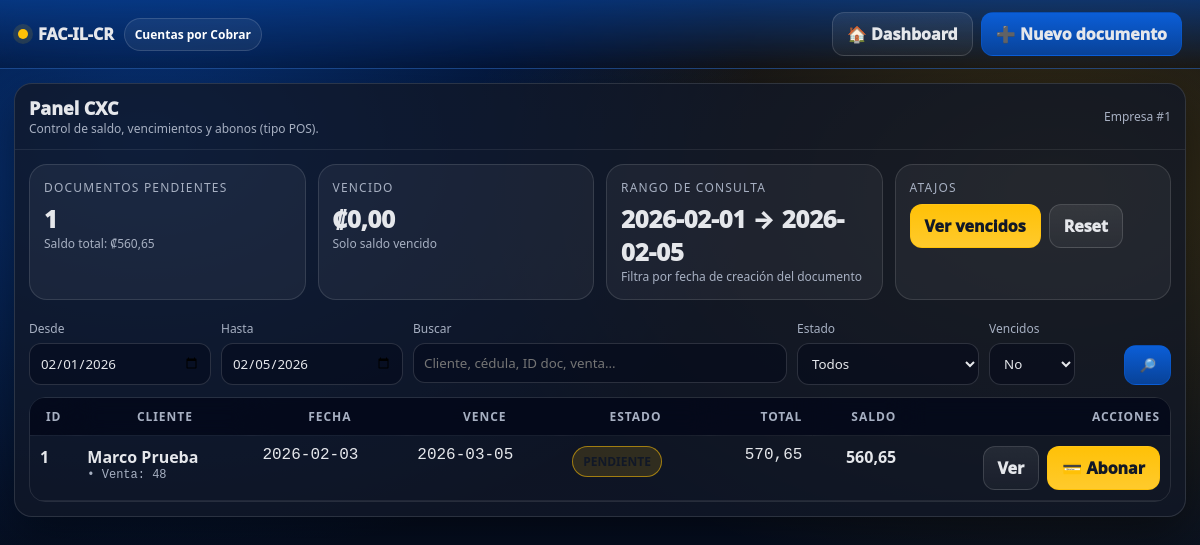
Page /cxc.php (signed in) on the committed database.
### tables this page shows
CREATE TABLE `cxc_documentos` (
  `id` bigint(20) NOT NULL,
  `empresa_id` int(11) NOT NULL,
  `cliente_id` int(11) NOT NULL,
  `venta_id` bigint(20) DEFAULT NULL,
  `fe_id` bigint(20) DEFAULT NULL,
  `fecha` timestamp NOT NULL DEFAULT current_timestamp(),
  `vencimiento` date DEFAULT NULL,
  `vence` date DEFAULT NULL,
  `total` decimal(18,2) NOT NULL,
  `saldo` decimal(18,2) NOT NULL,
  `estado` enum('PENDIENTE','PAGADO','VENCIDO') NOT NULL DEFAULT 'PENDIENTE'
);

CREATE TABLE `clientes` (
  `id` int(11) NOT NULL,
  `empresa_id` int(11) NOT NULL,
  `nombre` varchar(160) NOT NULL,
  `identificacion` varchar(25) DEFAULT NULL,
  `email` varchar(120) DEFAULT NULL,
  `telefono` varchar(30) DEFAULT NULL,
  `direccion` text DEFAULT NULL,
  `tipo` enum('CONTADO','CREDITO') NOT NULL DEFAULT 'CONTADO',
  `limite_credito` decimal(18,2) NOT NULL DEFAULT 0.00,
  `plazo_dias` int(11) NOT NULL DEFAULT 0,
  `estado` enum('ACTIVO','MOROSO','BLOQUEADO','INACTIVO') NOT NULL DEFAULT 'ACTIVO',
  `created_at` timestamp NOT NULL DEFAULT current_timestamp(),
  `updated_at` timestamp NULL DEFAULT NULL ON UPDATE current_timestamp()
);

### cxc_helpers.php (called while the page is built, shortened)
<?php
function h($s){ return htmlspecialchars((string)$s, ENT_QUOTES, 'UTF-8'); }
function money($n){ return '₡'.number_format((float)$n, 2, ',', '.'); }
function col_exists(PDO $pdo, string $table, string $col): bool {
  $st = $pdo->prepare("SELECT COUNT(*) c FROM INFORMATION_SCHEMA.COLUMNS WHERE TABLE_SCHEMA=DATABASE() AND TABLE_NAME=? AND COLUMN_NAME=?");
  $st->execute([$table,$col]);
  return ((int)$st->fetchColumn())>0;
}
?>

### cxc.php (the view, shortened to what this page needs)
<?php
session_start(); require_once "config/db.php";
$empresa_id=(int)($_SESSION['empresa_id'] ?? 1);
require_once "cxc_helpers.php";
$vence_col = col_exists($pdo,'cxc_documentos','vencimiento') ? 'vencimiento' : (col_exists($pdo,'cxc_documentos','vence') ? 'vence' : 'vence');
$desde = $_GET['desde'] ?? date('Y-m-01');
$hasta = $_GET['hasta'] ?? date('Y-m-d');
$q = trim($_GET['q'] ?? '');
$estado = $_GET['estado'] ?? 'TODOS';
$solo_vencidos = (int)($_GET['solo_vencidos'] ?? 0);
$where="d.empresa_id=? AND DATE(d.fecha) >= ? AND DATE(d.fecha) <= ?";
$params=[$empresa_id,$desde,$hasta];
$st = $pdo->prepare("
  SELECT d.id, d.cliente_id, c.nombre cliente, c.identificacion,
         d.venta_id, d.fe_id, d.fecha, d.$vence_col AS vence,
         d.total, d.saldo, d.estado,
         DATEDIFF(CURDATE(), d.$vence_col) AS dias_venc
  FROM cxc_documentos d
  JOIN clientes c ON c.id=d.cliente_id
  WHERE $where
  ORDER BY d.estado='VENCIDO' DESC, d.$vence_col ASC, d.id DESC
  LIMIT 1200
");
$st->execute($params);
$rows = $st->fetchAll(PDO::FETCH_ASSOC);
$k = $pdo->prepare("SELECT
    SUM(CASE WHEN saldo>0 THEN 1 ELSE 0 END) pendientes,
    SUM(CASE WHEN saldo>0 THEN saldo ELSE 0 END) saldo_total,
    SUM(CASE WHEN saldo>0 AND $vence_col IS NOT NULL AND $vence_col < CURDATE() THEN saldo ELSE 0 END) vencido_total
  FROM cxc_documentos
  WHERE empresa_id=?
");
$k->execute([$empresa_id]);
$kpi = $k->fetch(PDO::FETCH_ASSOC) ?: ['pendientes'=>0,'saldo_total'=>0,'vencido_total'=>0];
?>
<!doctype html><html lang="es"><head>
</head><body>
<div class="header">
  <div class="brand"><span class="dot"></span> FAC-IL-CR <span class="pill">Cuentas por Cobrar</span></div>
  <div class="actions">
    <a class="btn" href="dashboard.php">🏠 Dashboard</a>
    <a class="btn primary" href="cxc_nuevo.php">➕ Nuevo documento</a>
  </div>
</div>
<div class="wrap">
  <div class="card">
    <div class="hd">
      <div>
        <div style="font-weight:1000;font-size:18px">Panel CXC</div>
        <div class="small">Control de saldo, vencimientos y abonos (tipo POS).</div>
      </div>
      <div class="small">Empresa #<?= (int)$empresa_id ?></div>
    </div>
    <div class="bd">
      <div class="kpis">
        <div class="kpi">
          <div class="t">Documentos pendientes</div>
          <div class="n"><?= (int)($kpi['pendientes'] ?? 0) ?></div>
          <div class="small">Saldo total: <?= money($kpi['saldo_total'] ?? 0) ?></div>
        </div>
        <div class="kpi">
          <div class="t">Vencido</div>
          <div class="n"><?= money($kpi['vencido_total'] ?? 0) ?></div>
          <div class="small">Solo saldo vencido</div>
        </div>
        <div class="kpi">
          <div class="t">Rango de consulta</div>
          <div class="n"><?= h($desde) ?> → <?= h($hasta) ?></div>
          <div class="small">Filtra por fecha de creación del documento</div>
        </div>
        <div class="kpi">
          <div class="t">Atajos</div>
          <div class="actions" style="justify-content:flex-start;margin-top:8px">
            <a class="btn warn" href="cxc.php?solo_vencidos=1">Ver vencidos</a>
            <a class="btn" href="cxc.php">Reset</a>
          </div>
        </div>
      </div>
      <form method="get" class="grid" style="margin-top:12px">
        <div style="grid-column:span 2"><div class="label">Desde</div><input class="input" type="date" name="desde" value="<?=h($desde)?>"></div>
        <div style="grid-column:span 2"><div class="label">Hasta</div><input class="input" type="date" name="hasta" value="<?=h($hasta)?>"></div>
        <div style="grid-column:span 4"><div class="label">Buscar</div><input class="input" name="q" value="<?=h($q)?>" placeholder="Cliente, cédula, ID doc, venta..."></div>
        <div style="grid-column:span 2"><div class="label">Estado</div>
          <select class="input" name="estado">
            <option value="TODOS" <?=$estado==='TODOS'?'selected':''?>>Todos</option>
          </select>
        </div>
        <div style="grid-column:span 1">
          <div class="label">Vencidos</div>
          <select class="input" name="solo_vencidos">
            <option value="0" <?=$solo_vencidos===0?'selected':''?>>No</option>
          </select>
        </div>
        <div style="grid-column:span 1;display:flex;gap:10px;align-items:end;justify-content:flex-end">
          <button class="btn primary" type="submit">🔎</button>
        </div>
      </form>
      <div style="margin-top:12px;overflow:auto;border:1px solid rgba(255,255,255,.10);border-radius:16px">
        <table class="table">
          <thead><tr>
            <th>ID</th><th>Cliente</th><th>Fecha</th><th>Vence</th><th>Estado</th>
            <th class="right">Total</th><th class="right">Saldo</th><th class="right">Acciones</th>
          </tr></thead>
          <tbody>
            <?php foreach($rows as $r): ?>
              <?php
                $tag = 'info';
                if($r['estado']==='PENDIENTE') $tag='warn';
              ?>
              <tr>
                <td class="mono"><b><?= (int)$r['id'] ?></b></td>
                <td>
                  <div><b><?= h($r['cliente']) ?></b></div>
                  <div class="small mono"><?= h($r['identificacion'] ?? '') ?> • Venta: <?= h($r['venta_id'] ?? '-') ?></div>
                </td>
                <td class="mono"><?= h(substr((string)$r['fecha'],0,10)) ?></td>
                <td class="mono">
                  <?= $r['vence'] ? h($r['vence']) : '—' ?>
                </td>
                <td><span class="tag <?= $tag ?>"><?= h($r['estado']) ?></span></td>
                <td class="right mono"><?= number_format((float)$r['total'],2,',','.') ?></td>
                <td class="right mono"><b><?= number_format((float)$r['saldo'],2,',','.') ?></b></td>
                <td class="right">
                  <div class="actions">
                    <a class="btn" href="cxc_detalle.php?id=<?=$r['id']?>">Ver</a>
                    <?php if((float)$r['saldo']>0.00001): ?>
                      <a class="btn warn" href="cxc_pago.php?cxc_id=<?=$r['id']?>">💳 Abonar</a>
                    <?php else: ?>
                      <span class="small">—</span>
                    <?php endif; ?>
                  </div>
                </td>
              </tr>
            <?php endforeach; ?>
          </tbody>
        </table>
      </div>
    </div>
  </div>
</div>
</body></html>

### cxc.php (style rules this page uses)
:root { --azul:#0b5ed7; --azul-metal:#084298; --amarillo:#ffc107; --amarillo-metal:#ffca2c; --fondo:#071225; --card:rgba(17,24,39,.78); --borde:rgba(255,255,255,.12); --txt:#e5e7eb; --muted:#a7b0c2; --ok:#22c55e; --bad:#ef4444; --info:#38bdf8; }
* { box-sizing:border-box;font-family:system-ui,-apple-system,Segoe UI,Roboto,Arial }
body { margin:0;color:var(--txt); background: radial-gradient(1000px 680px at 12% 18%, rgba(11,94,215,.52), transparent 62%), radial-gradient(1000px 680px at 88% 24%, rgba(255,193,7,.22), transparent 60%), linear-gradient(180deg,#020617,var(--fondo)); min-height:100vh; }
.header { display:flex;align-items:center;justify-content:space-between;gap:14px; padding:12px 18px;border-bottom:1px solid rgba(255,255,255,.08); background:linear-gradient(180deg, rgba(8,66,152,.65), rgba(2,6,23,.25)); position:sticky;top:0;backdrop-filter: blur(12px); z-index:60; }
.brand { display:flex;align-items:center;gap:10px;font-weight:1000 }
.dot { width:10px;height:10px;border-radius:50%;background:var(--amarillo);box-shadow:0 0 0 5px rgba(255,193,7,.12) }
.pill { padding:7px 10px;border-radius:999px;border:1px solid rgba(255,255,255,.14);background:rgba(255,255,255,.06);font-size:12px;font-weight:900;color:#fff }
.btn { display:inline-flex;align-items:center;justify-content:center;gap:8px; padding:10px 14px;border-radius:12px;border:1px solid rgba(255,255,255,.14); background:linear-gradient(180deg,rgba(255,255,255,.08),rgba(255,255,255,.04)); color:var(--txt);font-weight:1000;cursor:pointer;text-decoration:none; }
.btn.primary { background:linear-gradient(180deg,var(--azul),var(--azul-metal));border-color:rgba(11,94,215,.45) }
.btn.warn { background:linear-gradient(180deg,var(--amarillo),var(--amarillo-metal));border-color:rgba(255,193,7,.55);color:#111827 }
.wrap { max-width:1500px;margin:auto;padding:14px }
.card { background:var(--card);border:1px solid var(--borde);border-radius:18px;box-shadow:0 18px 50px rgba(0,0,0,.45);overflow:hidden }
.card .hd { padding:12px 14px;border-bottom:1px solid rgba(255,255,255,.08);display:flex;justify-content:space-between;gap:10px;align-items:center }
.card .bd { padding:14px }
.small { font-size:12px;color:var(--muted) }
.grid { display:grid;grid-template-columns:repeat(12,minmax(0,1fr));gap:10px }
.input, select, textarea { width:100%;padding:10px;border-radius:12px;border:1px solid rgba(255,255,255,.14); background:rgba(2,6,23,.45);color:var(--txt);outline:none; }
.label { font-size:12px;color:var(--muted);margin:8px 0 6px }
.kpis { display:grid;grid-template-columns:repeat(4,minmax(0,1fr));gap:12px }
.kpi { padding:14px;border-radius:18px;border:1px solid rgba(255,255,255,.12);background:rgba(255,255,255,.05) }
.kpi .t { font-size:12px;color:var(--muted);text-transform:uppercase;letter-spacing:.10em }
.kpi .n { font-size:24px;font-weight:1000;margin-top:6px }
.table { width:100%;border-collapse:collapse }
.table th,.table td { padding:10px;border-bottom:1px solid rgba(255,255,255,.08);vertical-align:top }
.table th { font-size:12px;color:var(--muted);text-transform:uppercase;letter-spacing:.08em;position:sticky;top:0;background:rgba(2,6,23,.75);backdrop-filter: blur(10px) }
.right { text-align:right }
.tag { display:inline-flex;align-items:center;gap:8px;padding:6px 10px;border-radius:999px;border:1px solid rgba(255,255,255,.14);background:rgba(255,255,255,.06);font-weight:900;font-size:12px;white-space:nowrap }
.tag.warn { border-color:rgba(255,193,7,.55);background:rgba(255,193,7,.14);color:#111827 }
.mono { font-family:ui-monospace,SFMono-Regular,Menlo,Monaco,Consolas,"Liberation Mono","Courier New",monospace }
.actions { display:flex;gap:8px;flex-wrap:wrap;justify-content:flex-end }

### rows in the picture
cxc_documentos: id "1", cliente.nombre "Marco Prueba", venta "48", fecha "2026-02-03", vencimiento "2026-03-05", estado "PENDIENTE", total "570,65", saldo "560,65"

### other values in the picture
$empresa_id "1"
$kpi['pendientes'] "1"
money($kpi['saldo_total'] ?? 0) "₡560,65"
money($kpi['vencido_total'] ?? 0) "₡0,00"
